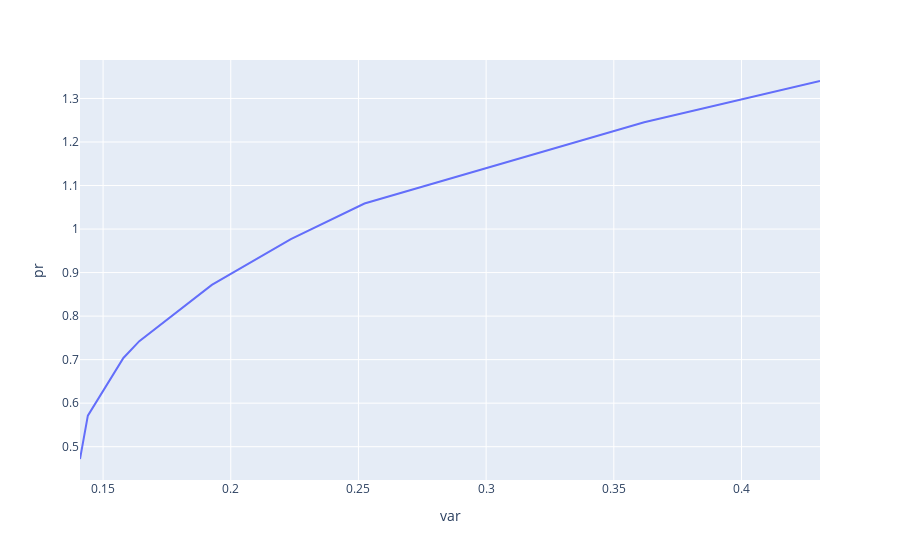

Notebook source saved alongside this figure:
### Code cell
opt_portfolios[['var','pr']].plot(x='var',y='pr')

### Figure 1 — Plotly figure (JSON) as saved in the notebook; plotly's stock layout.template omitted (floating-point values rounded to 4 significant figures)
{"data": [{"hovertemplate": "var=%{x}<br>pr=%{y}<extra></extra>", "legendgroup": "", "line": {"color": "#636efa", "dash": "solid"}, "mode": "lines", "name": "", "orientation": "v", "showlegend": false, "type": "scatter", "x": [0.141, 0.144, 0.158, 0.1642, 0.1926, 0.2235, 0.2524, 0.3619, 0.4307], "xaxis": "x", "y": [0.4717, 0.5714, 0.7039, 0.7425, 0.8717, 0.9767, 1.059, 1.245, 1.34], "yaxis": "y"}], "layout": {"legend": {"tracegroupgap": 0}, "margin": {"t": 60}, "xaxis": {"anchor": "y", "domain": [0, 1], "title": {"text": "var"}}, "yaxis": {"anchor": "x", "domain": [0, 1], "title": {"text": "pr"}}}}
